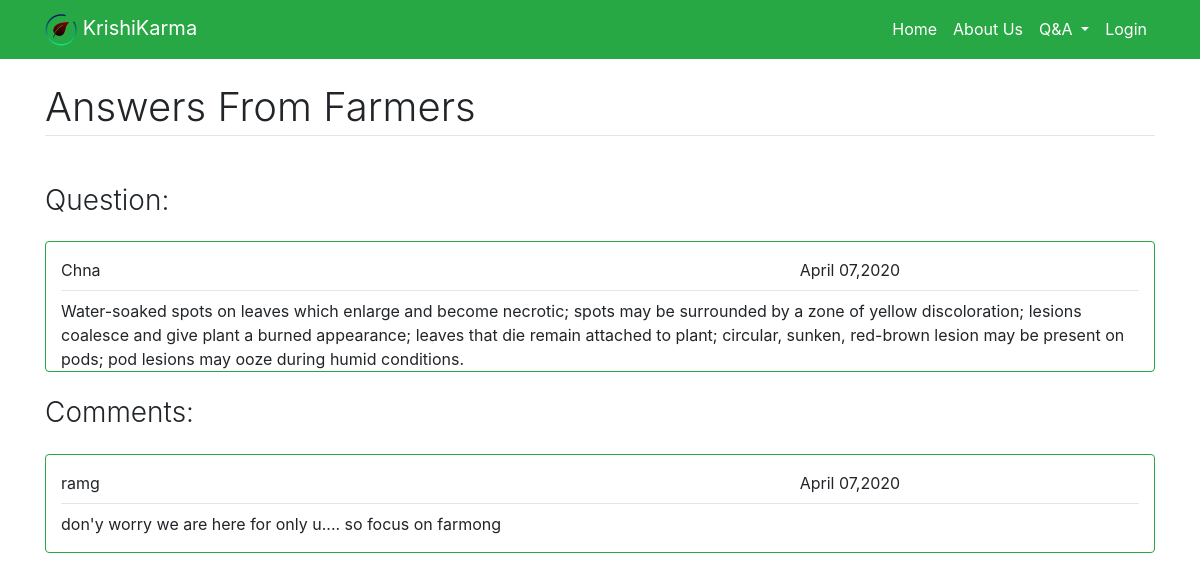
Page /Question/12/ on the committed database.
### KrishiGyan/models.py (models this page shows, shortened)
class Question(models.Model):
    CropName = models.CharField(max_length=50)
    Questions = models.TextField()
    image = models.FileField(blank=True,upload_to='pics')
    Email = models.EmailField()
    date = models.DateTimeField(default=t.now)

class Answers(models.Model):
    UserName = models.CharField(max_length=50)
    Answer = models.TextField()
    Qid = models.ForeignKey(Question,on_delete=models.CASCADE)
    Email = models.EmailField()
    date = models.DateTimeField(default=t.now)

### KrishiGyan/views.py (the view)
# urls.py: path('Question/<str:qid>/', views.answers, name='answer'),
def answers(request,qid=''):
    if qid.isnumeric():
        ans = Answers.objects.filter(Qid=qid)
        ques = Question.objects.filter(pk=qid)
        return render(request,'KrishiGyan/Answers.html',{'Answers':ans,'Question':ques})
    else:
        ans = Answers.objects.filter(Email=qid)
        return render(request,'KrishiGyan/Answers.html',{'Answers':ans})

### KrishiGyan/templates/KrishiGyan/Answers.html (shortened to what this page needs)
{% extends "KrishiGyan/Base.html" %}
 {% block content %}
 {% load static %}
      <div class="container">
  <h1 class="font-weight-light text-center text-lg-left mt-4 mb-0" >Answers From Farmers</h1>
  <hr class="mt-1 mb-5" >
{% if Question %}
 <h3 class="font-weight-light text-center text-lg-left mt-2 mb-2" >Question:</h3>
     {% for Q in Question %}
   <div class="border border-success rounded mt-4 mb-4" >
      <div class="col-lg-12 col-md-12 col-12 mt-3 " >
        <div class="row justify-content-between">
          <div class="col-lg-4">
            {{Q.CropName}}
          </div>
        <div class="col-lg-4">
           {{Q.date|date:"F d,Y"}}
        </div>
       </div>
  <hr class="mt-2 mb-2" id="lo">
  <div id="l" contenteditable="true">{{Q.Questions}}</div>
  </div>
</div>
   {% endfor %}
{% endif %}
{% if Answers%}
<h3 class="font-weight-light text-center text-lg-left mt-2 mb-2" >Comments:</h3>
   {% for A in Answers %}
     <div class="border border-success rounded mt-4 mb-4" >
      <div class="col-lg-12 col-md-12 col-12 mt-3 " >
        <div class="row justify-content-between">
          <div class="col-lg-4">
            {{A.UserName}}
          </div>
        <div class="col-lg-4">
           {{A.date|date:"F d,Y"}}
        </div>
       </div>
  <hr class="mt-2 mb-2" id="lo">
  <div id="l" contenteditable="true" class="mt-2 mb-3">{{A.Answer}}</div>
  </div>
</div>
 {% endfor %}
  {%else%}
  <h3>!!  Nothing To Show  !!</h3>
   {%endif%}
</div>
{% endblock content %}

### KrishiGyan/templates/KrishiGyan/Base.html (style rules this page uses)
#l { pointer-events: none; }

### rows in the picture
Question: CropName "Chna", date "April 07,2020", Questions "Water-soaked spots on leaves which enlarge and become necrotic; spots may be surrounded by a zone of yellow discoloration; lesions coalesce and give plant a burned appearance; leaves that die remain attached to plant; circular, sunken, red-brown lesion may be present on pods; pod lesions may ooze during humid conditions."
Answers: UserName "ramg", date "April 07,2020", Answer "don'y worry we are here for only u.... so focus on farmong"
